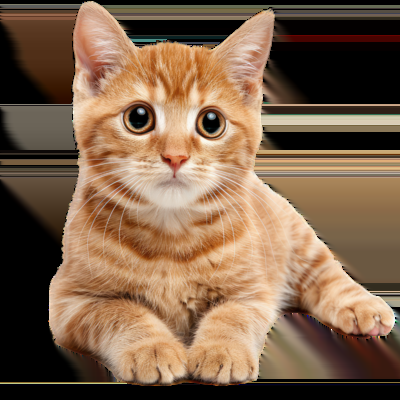
#> input picture cv_legacy/cat.png, 400 x 400 px, given in place of the camera
$ python FromScratchPanoramaStitcher.py
#> lines starting #> are read from the running program, lines starting #| are printed output that depends on the picture
### sift_orb/FromScratchORB.py
import numpy as np
import cv2
import matplotlib.pyplot as plt

class FromScratchORB:
    def __init__(self, brief_len=256, patch_size=31):
        self.brief_len = brief_len
        self.patch_size = patch_size
        self.pairs = self._generate_brief_pairs()

    def _generate_brief_pairs(self):
        """Generate random BRIEF test pairs"""
        n = self.brief_len
        r = self.patch_size // 2
        coords = np.random.randint(-r, r, size=(n, 2, 2))
        return coords

    # [86 lines left out: functions fast_keypoints, compute_orientation, compute_brief_descriptor, detect_and_compute, not called in this run]

# Utility functions for matching
def hamming_distance(desc1, desc2):
    """Compute Hamming distance between binary descriptors"""
    return np.count_nonzero(desc1 != desc2)

# [16 lines left out: function match_features, not called in this run]

# [10 lines that do not run on import are left out]

### live_panorama_app/FromScratchPanoramaStitcher.py
import sys
import os

# Add the parent directory to path for importing sift_orb package
current_dir = os.path.dirname(os.path.abspath(__file__))
parent_dir = os.path.dirname(current_dir)
sys.path.insert(0, parent_dir)

from sift_orb import FromScratchORB, match_features
import numpy as np
import cv2


class FromScratchPanoramaStitcher:
    def __init__(self):
        self.orb = FromScratchORB()
        self.panorama = None
        self.is_first_frame = True

    # [69 lines left out: functions simple_homography, stitch_images, add_frame, not called in this run]

def main():
    """From-scratch panorama stitcher demo"""
    print("From-Scratch Panorama Stitcher")
    print("Using our own ORB implementation!")
    print("Controls:")
    print("- SPACE: Capture frame for panorama")
    print("- 'r': Reset panorama")
    print("- 'q': Quit")

    cap = cv2.VideoCapture(0)
    stitcher = FromScratchPanoramaStitcher()

    if not cap.isOpened():
        print("Error: Could not open camera")
        return

    while True:
        ret, frame = cap.read()
#> frame is the input picture: shape (400, 400, 3); mean B, G, R 76, 99.8, 127.4
        if not ret:
            break

        # Convert to grayscale and resize
        gray = cv2.cvtColor(frame, cv2.COLOR_BGR2GRAY)
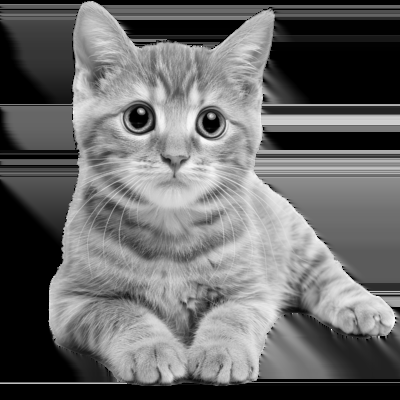
#> gray: shape (400, 400); min 0, max 255, mean 105.3
        gray = cv2.resize(gray, (320, 240))  # Smaller for faster processing
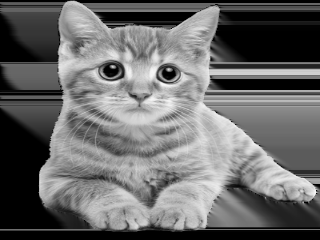
#> gray: shape (240, 320); min 0, max 248, mean 105.3

        # Display current frame
        cv2.imshow('Camera Feed', gray)

        # Display panorama
        if stitcher.panorama is not None:
            pano_display = stitcher.panorama.copy()
            if pano_display.shape[1] > 800:
                scale = 800 / pano_display.shape[1]
                new_width = int(pano_display.shape[1] * scale)
                new_height = int(pano_display.shape[0] * scale)
                pano_display = cv2.resize(pano_display, (new_width, new_height))

            cv2.imshow('From-Scratch Panorama', pano_display)

        key = cv2.waitKey(1) & 0xFF
#> (key q is pressed here)

        if key == ord(' '):
            print("Processing frame with from-scratch ORB...")
            result = stitcher.add_frame(gray)
            print(f"Panorama size: {result.shape}")

        elif key == ord('r'):
            print("Resetting panorama...")
            stitcher.panorama = None
            stitcher.is_first_frame = True
            cv2.destroyWindow('From-Scratch Panorama')

        elif key == ord('q'):
            break

    cap.release()
    cv2.destroyAllWindows()

    if stitcher.panorama is not None:
        cv2.imwrite('fromscratch_panorama.jpg', stitcher.panorama)
        print("From-scratch panorama saved!")

if __name__ == "__main__":
    main()
